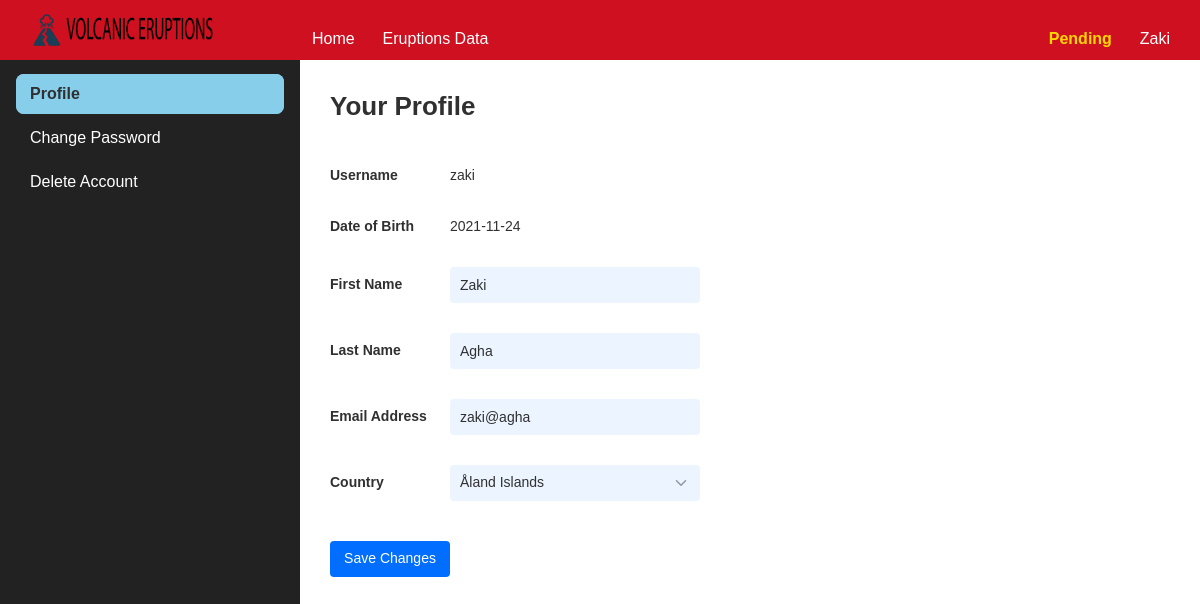
Before: /profile (signed in) with the older database file.
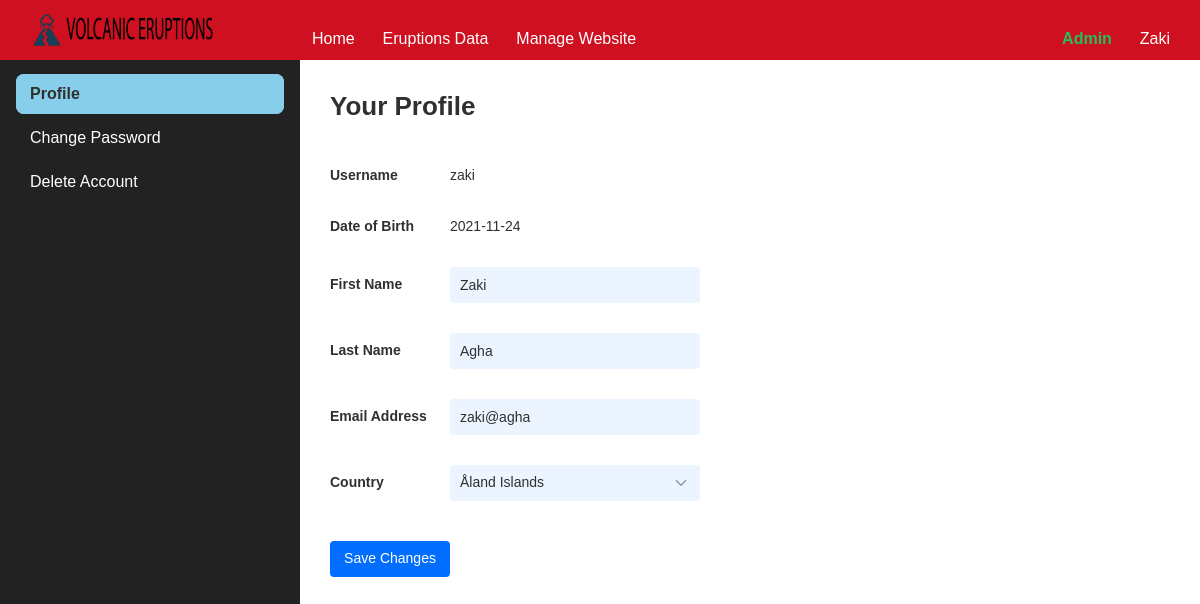
After: the same page with the newer database file.
### myflask/auth/routes.py (the view, shortened to what this page needs)
@auth_bp.route('/profile', methods=['GET', 'POST'])
@login_required
def update():
    form = UpdateForm(request.form, obj=current_user)
    return render_template('update_profile.html', title='Your Profile', form=form)

### myflask/auth/forms.py (shortened to what this page needs)
class UpdateForm(FlaskForm):
    first_name = StringField(label='First Name', validators=[DataRequired()])
    last_name = StringField(label='Last Name', validators=[DataRequired()])
    email = EmailField(label='Email Address', validators=[DataRequired()])
    country = StringField(label='Country', validators=[DataRequired()])

### myflask/auth/routes.py (called while the page is built)
@login_manager.user_loader
def load_user(user_id):
    if user_id is not None:
        return User.query.get(user_id)
    return None

### myflask/templates/update_profile.html (shortened to what this page needs)
{% extends 'layout.html' %}
{% from "_formhelpers.html" import render_field %}
{% set page_name = 'profile' %}
{% block content %}
    <div class="flex h-minus-nav">
        {% include 'sidebar_settings.html' %}
        <div class="overflow-y-auto flex-auto">
            <div class="container-full m-t-30 m-b-40">
                <h2>Your Profile</h2>
                <br><br>
                <form method="POST" action="{{ url_for('auth.update') }}">
                    <div class="input-group responsive m-b-30">
                        <label>Username</label>
                        <div class="input">
                            {{ current_user.username }}
                        </div>
                    </div>
                    <div class="input-group responsive m-b-30">
                        <label>Date of Birth</label>
                        <div class="input">
                            {{ current_user.DOB }}
                        </div>
                    </div>
                    {{ render_field(form.first_name) }}
                    {{ render_field(form.last_name) }}
                    {{ render_field(form.email) }}
                    <div class="input-group responsive m-b-30">
                        {{ form.country.label }}
                        <div class="input has-arrow">
                            <select id="country" name="country" required type="text">
                                <option value="{{ current_user.country }}">{{ current_user.country }}</option>
                            </select>
                        </div>
                    </div>
                    <div class="input-group responsive m-t-40">
                        <button class="button is-solid m-r-10" type="submit" value="Update">Save Changes</button>
                    </div>
                </form>
            </div>
        </div>
    </div>
{% endblock %}

### myflask/templates/navbar.html (shortened to what this page needs)
<nav class="nav">
    <div class="nav-left">
        <img class="nav-brand" src="{{ url_for('static', filename='images/biglogo.png') }}" alt=""/>
    </div>
    {% if current_user.is_anonymous %}
        <div></div>
    {% else %}
        <div class="nav-responsive" id="navMenuContent">
            <div class="nav-center">
                <a class="nav-item" href="{{ url_for('main.index') }}">
                     Home
                </a>
                <a class="nav-item">
                     Eruptions Data
                </a>
                {% if current_user.user_type == 'admin' %}
                    <a class="nav-item" href="{{ url_for('auth.admin') }}">
                         Manage Website
                    </a>
                {% endif %}
            </div>
            <div class="nav-right">
                {% if current_user.user_type == 'admin' %}
                    <a class="nav-item is-bold is-green-500">
                         Admin
                    </a>
                {% elif current_user.user_type == 'A' %}
                    <a class="nav-item is-bold is-yellow-500">
                         Pending
                    </a>
                {% endif %}
                <div class="menu menu--nav is-right">
                    <div class="nav-item menu-trigger"
                    >{{ current_user.first_name }}
                    </div>
                </div>
            </div>
        </div>
    {% endif %}
</nav>

Changed rows visible on the page:
changed User "Zaki": user_type "A" → "admin" (drawn)
Other visible differences:
text no longer shown: "Pending"
text now shown: "Manage Website Admin"
